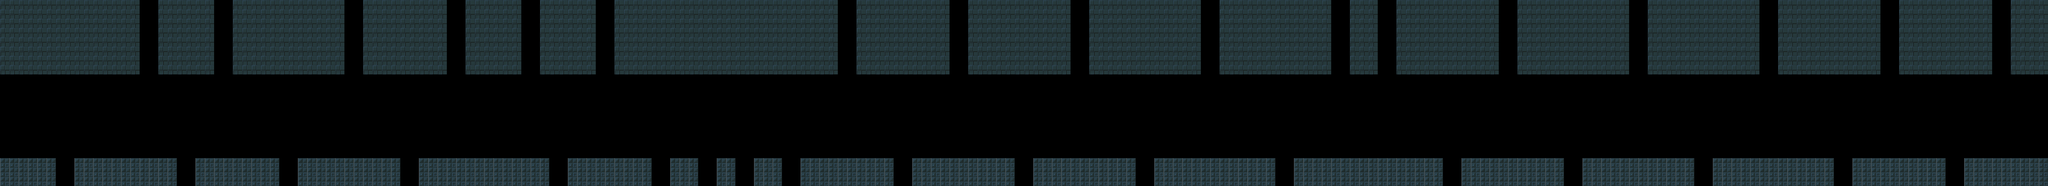

This game map was drawn from its Tiled (.tmx) file and the tilesets committed beside it. A one-line description and the trimmed map source follow:
An orthogonal 220x20 tile map with 32x32 px tiles, 1 tile layer (Tile Layer 1), 2 tilesets.

<map version="1.0" orientation="orthogonal" renderorder="right-down" width="220" height="20" tilewidth="32" tileheight="32" nextobjectid="1">
 <tileset firstgid="1" name="blocks" tilewidth="32" tileheight="32">
  <image source="../blocks.png" trans="656565" width="1281" height="712" />
 </tileset>
 <tileset firstgid="881" name="steampunkish-tilec" tilewidth="32" tileheight="32">
  <image source="../steampunkish-tilec.png" trans="656565" width="512" height="512" />
 </tileset>
 <layer name="Tile Layer 1" width="220" height="20">
  <data>[4400 cells, 2040 non-empty, 2 distinct tile ids]</data>
 </layer>
</map>
